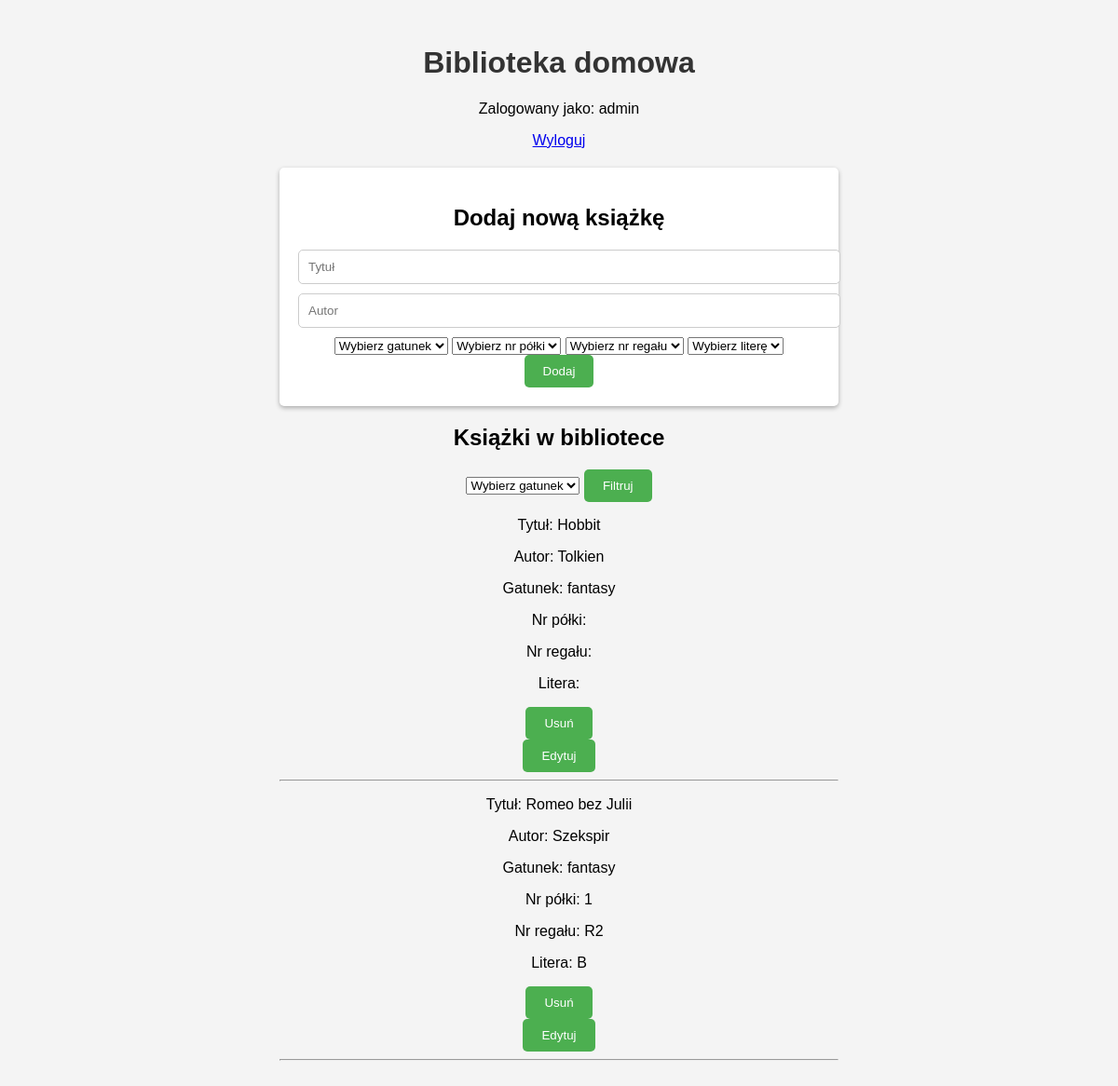
Page /library.php?category=fantasy (signed in) on the committed database.
### tables this page shows
CREATE TABLE `books` (
  `id` int(11) NOT NULL,
  `title` varchar(255) NOT NULL,
  `author` varchar(255) NOT NULL,
  `category` varchar(20) NOT NULL,
  `nr_polki` varchar(100) NOT NULL,
  `nr_regal` varchar(10) NOT NULL,
  `alphabet` varchar(5) NOT NULL
);

### library.php (the view, shortened to what this page needs)
<?php
$conn = new mysqli("localhost", "root", "", "library");
$sql = "SELECT * FROM books";
if (isset($_GET["category"])) {
    $selectedCategory = $_GET["category"];
    $sql .= " WHERE category='$selectedCategory'";
}
$result = $conn->query($sql);
$booksList = "";
if ($result->num_rows > 0) {
    while ($row = $result->fetch_assoc()) {
        $booksList .= "<p>Tytuł: " . $row["title"] . "</p>";
        $booksList .= "<p>Autor: " . $row["author"] . "</p>";
        $booksList .= "<p>Gatunek: " . $row["category"] . "</p>";
        $booksList .= "<p>Nr półki: " . $row["nr_polki"] . "</p>";
        $booksList .= "<p>Nr regału: " . $row["nr_regal"] . "</p>";
        $booksList .= "<p>Litera: " . $row["alphabet"] . "</p>";
        $booksList .= "<form action='library.php' method='GET'>";
        $booksList .= "<input type='hidden' name='delete' value='" . $row["id"] . "'>";
        $booksList .= "<button type='submit'>Usuń</button>";
        $booksList .= "</form>";
        $booksList .= "<button onclick='showEditForm(" . $row["id"] . ")'>Edytuj</button>";
        $booksList .= "<div id='edit-form-" . $row["id"] . "' style='display: none;'>";
        $booksList .= "<form action='library.php' method='POST'>";
        $booksList .= "<input type='hidden' name='book-id' value='" . $row["id"] . "'>";
        $booksList .= "<input type='text' name='new-author' placeholder='Nowy autor'>";
        $booksList .= "<input type='text' name='new-title' placeholder='Nowy tytuł'>";
        $booksList .= "<select name='new-category'>";
        $booksList .= "<option value='' disabled selected>Wybierz gatunek</option>";
        $booksList .= "<option value='fantasy'>Fantasy</option>";
        $booksList .= "<option value='horror'>Horror</option>";
        $booksList .= "<option value='sci-fi'>Sci-fi</option>";
        $booksList .= "<option value='comedy'>Komedia</option>";
        $booksList .= "<option value='documentary'>Dokument</option>";
        $booksList .= "</select>";
        $booksList .= "<select name='new-nr_polki'>";
        $booksList .= "<option value='' disabled selected>Wybierz nr półki</option>";
        $booksList .= "<option value='1'>1</option>";
        $booksList .= "<option value='2'>2</option>";
        $booksList .= "<option value='3'>3</option>";
        $booksList .= "<option value='4'>4</option>";
        $booksList .= "<option value='5'>5</option>";
        $booksList .= "</select>";
        $booksList .= "<select name='new-nr_regal'>";
        $booksList .= "<option value='' disabled selected>Wybierz nr regału</option>";
        $booksList .= "<option value='R1'>R1</option>";
        $booksList .= "<option value='R2'>R2</option>";
        $booksList .= "<option value='R3'>R3</option>";
        $booksList .= "<option value='R4'>R4</option>";
        $booksList .= "<option value='R5'>R5</option>";
        $booksList .= "</select>";
        $booksList .= "<select name='new-alphabet'>";
        $booksList .= "<option value='' disabled selected>Wybierz litere</option>";
        $booksList .= "<option value='A'>A</option>";
        $booksList .= "<option value='B'>B</option>";
        $booksList .= "<option value='C'>C</option>";
        $booksList .= "<option value='D'>D</option>";
        $booksList .= "<option value='E'>E</option>";
        $booksList .= "</select>";
        $booksList .= "<button type='submit' name='edit'>Zapisz</button>";
        $booksList .= "</form>";
        $booksList .= "</div>";
        $booksList .= "<hr>";
    }
} else {
    $booksList = "Brak książek w bibliotece.";
}
?>
<!DOCTYPE html>
<html>
<head>
    <link rel="stylesheet" type="text/css" href="style.css">
</head>
<body>
    <div class="container">
        <h1>Biblioteka domowa</h1>
        <p>Zalogowany jako: <?php echo $_SESSION["username"]; ?></p>
        <a href="library.php?logout=true">Wyloguj</a>
        <div class="form-container">
            <h2>Dodaj nową książkę</h2>
            <form action="library.php" method="POST">
                <input type="text" name="title" placeholder="Tytuł" required>
                <input type="text" name="author" placeholder="Autor" required>
                <select name="category" required>
                    <option value="" disabled selected>Wybierz gatunek</option>
                </select>
                <select name="nr_polki" required>
                    <option value="" disabled selected>Wybierz nr półki</option>
                </select>
                <select name="nr_regal" required>
                    <option value="" disabled selected>Wybierz nr regału</option>
                </select>
                <select name="alphabet" required>
                    <option value="" disabled selected>Wybierz literę</option>
                </select>
                <button type="submit" name="submit">Dodaj</button>
            </form>
        </div>
        <div class="books-container">
            <h2>Książki w bibliotece</h2>
            <form action="library.php" method="GET">
                <select name="category">
                    <option value="" disabled selected>Wybierz gatunek</option>
                </select>
                <button type="submit">Filtruj</button>
            </form>
            <?php echo $booksList; ?>
        </div>
    </div>
</body>
</html>

### style.css (style rules this page uses)
body { font-family: Arial, sans-serif; background-color: #f4f4f4; }
.container { max-width: 600px; margin: 0 auto; padding: 20px; text-align: center; justify-content: center; align-items: center; }
h1 { color: #333; }
.form-container { margin-top: 20px; background-color: #fff; padding: 20px; border-radius: 5px; box-shadow: 0 2px 5px rgba(0, 0, 0, 0.3); justify-content: center; }
input[type="text"], input[type="password"], input[type="email"] { width: 100%; padding: 10px; margin-bottom: 10px; border-radius: 5px; border: 1px solid #ccc; }
button { background-color: #4caf50; color: #fff; padding: 10px 20px; border: none; border-radius: 5px; cursor: pointer; }

### rows in the picture
books: title "Hobbit", author "Tolkien", category "fantasy"
books: title "Romeo bez Julii", author "Szekspir", category "fantasy", nr_polki "1", nr_regal "R2", alphabet "B"

### other values in the picture
$_SESSION["username"] "admin"
